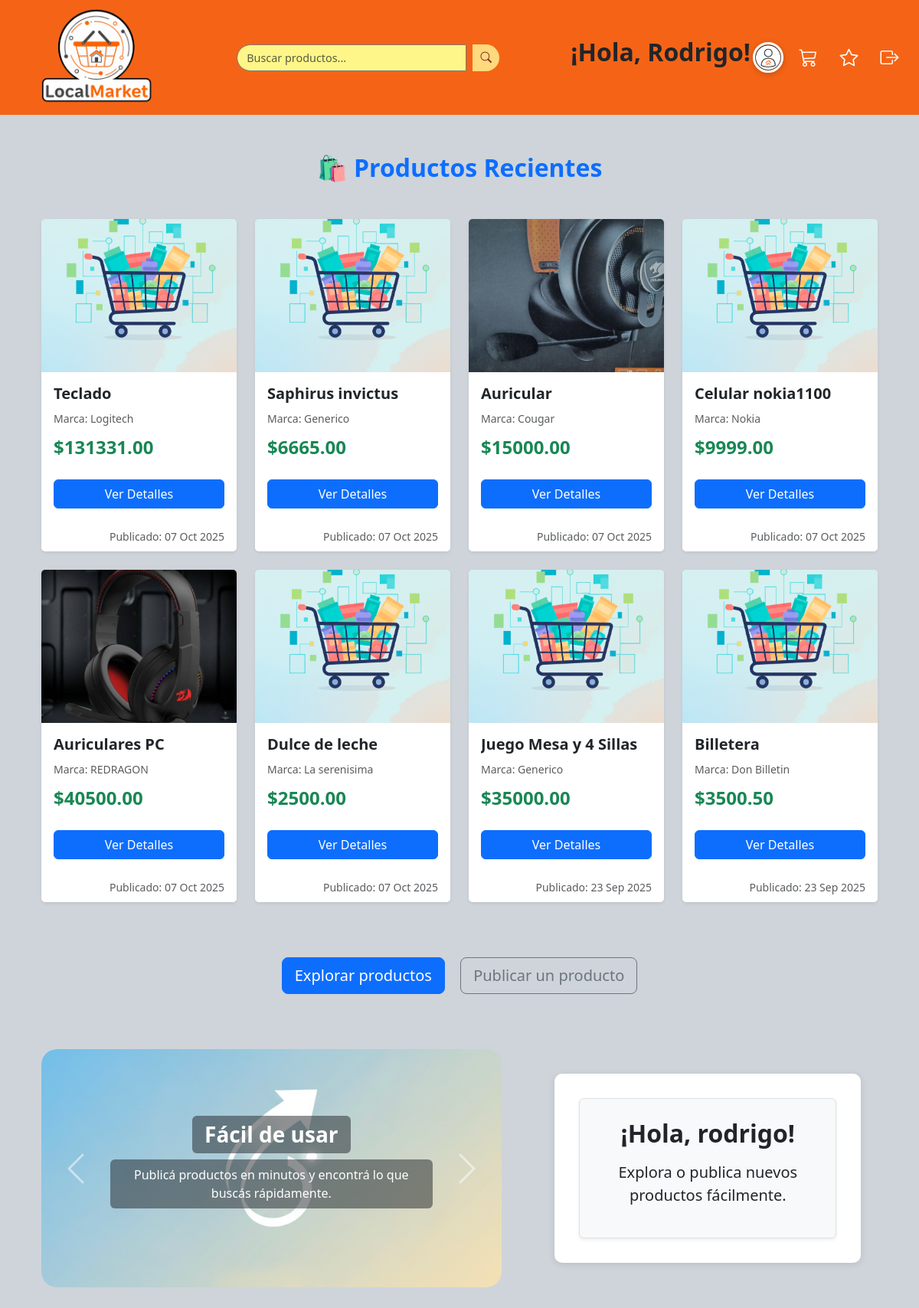
The app's page / (signed in), older data.
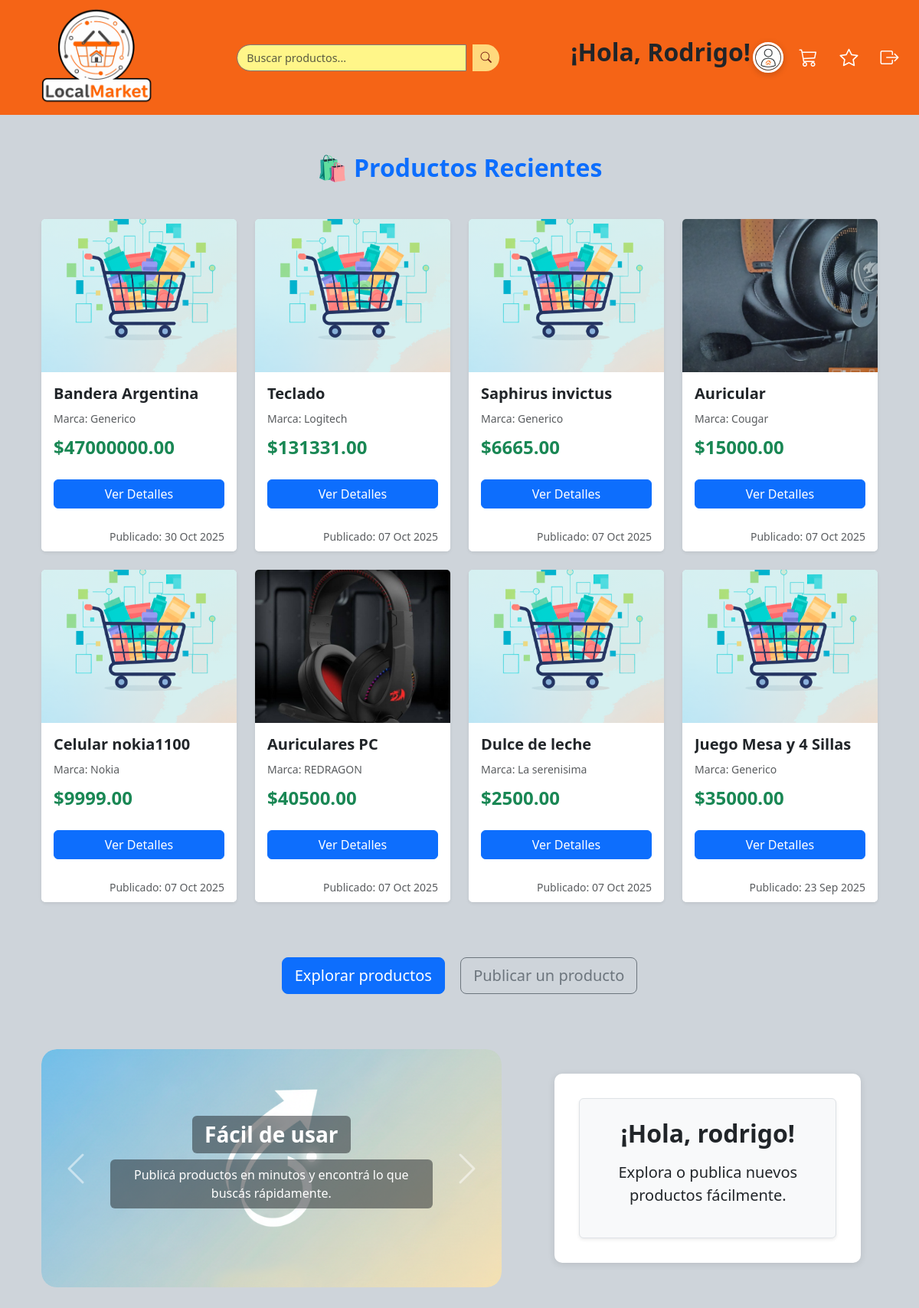
The same page, newer data.
### market/models.py (models this page shows, shortened)
class Product(models.Model):
    seller = models.ForeignKey(
        settings.AUTH_USER_MODEL,
        on_delete=models.CASCADE,
        related_name="products"
    )
    title = models.CharField(max_length=200)
    description = models.TextField(blank=True)
    marca = models.CharField(max_length=100, blank=True, default="Generico")
    price = models.DecimalField(max_digits=12, decimal_places=2)
    image = models.ImageField(
        upload_to="products/",
        blank=True,
        null=True,
        default="products/placeholder.png"
    )
    barcode = models.CharField(
        max_length=13,
        blank=True,
        default="0000000000000"
    )
    stock = models.IntegerField(
        blank=True,
        default=1
    )
    created_at = models.DateTimeField(auto_now_add=True)
    active = models.BooleanField(default=True)
    source = models.CharField(max_length=100, blank=True, default="Coto")  # supermercado
    query = models.CharField(max_length=100, blank=True, null=True)  # término de búsqueda

### core/views.py (the view)
# urls.py: path('', views.dashboard_view, name='home'),
def home(request):
    products = Product.objects.filter(active=True).order_by('-created_at')[:8]
    context = {
        'products': products
    }
    return render(request, "home.html", context)

### market/context_processors.py (called while the page is built)
def user_avatar(request):
    if request.user.is_authenticated:
        avatar_url = get_user_avatar(request.user)
        return {'user_avatar_url': avatar_url}
    return {}

### market/utils.py (called while the page is built)
def get_user_avatar(user):
    try:
        social_account = user.socialaccount_set.first()
        if social_account:
            return social_account.get_avatar_url()
    except:
        pass
    return '/static/img/default-avatar.png'

### core/templates/home.html (shortened to what this page needs)
{% extends "base.html" %}
{% load static %}
{% load socialaccount %}
{% block content %}
<div class="container py-5">
    <h2 class="text-center mb-5 fw-bold text-primary">🛍️ Productos Recientes</h2>
    {% if products %}
    <div class="row row-cols-1 row-cols-md-3 row-cols-lg-4 g-4">
        {% for product in products %}
        <div class="col">
            <div class="card h-100 shadow-sm border-0">
                {% if product.image %}
                <img src="{{ product.image.url }}" class="card-img-top object-fit-cover" alt="{{ product.title }}" style="height: 200px;">
                {% else %}
                <img src="{% static 'img/placeholder.png' %}" class="card-img-top object-fit-cover" alt="Sin imagen" style="height: 200px;">
                {% endif %}
                <div class="card-body d-flex flex-column">
                    <h5 class="card-title fw-bold text-truncate">{{ product.title }}</h5>
                    <p class="card-text text-muted mb-2"><small>Marca: {{ product.marca }}</small></p>
                    <p class="fs-4 fw-bolder text-success mt-auto">${{ product.price|floatformat:2 }}</p>
                    <a href="{% url 'market:product_list' %}?product_id={{ product.id }}" class="btn btn-primary mt-2 w-100">
                      Ver Detalles
                    </a>
                </div>
                <div class="card-footer bg-white border-0 text-end">
                    <small class="text-muted">Publicado: {{ product.created_at|date:"d M Y" }}</small>
                </div>
            </div>
        </div>
        {% endfor %}
    </div>
    {% else %}
    <p class="text-center fs-5 text-muted">Aún no hay productos publicados en el mercadito.</p>
    {% endif %}
</div>
<div class="container py-4">
    <div class="text-center">
        {% if user.is_authenticated %}
          <a class="btn btn-primary btn-lg me-3" href="{% url 'market:product_list' %}">Explorar productos</a>
          <a class="btn btn-outline-secondary btn-lg" href="{% url 'market:add_product' %}">Publicar un producto</a>
        {% else %}
          <p class="fs-5 text-dark">Ingresá para comenzar a publicar o comprar.</p>
        {% endif %}
    </div>
</div>
<div class="container py-5">
  <div class="d-flex flex-column flex-lg-row align-items-stretch gap-5">
    <div class="flex-fill carrusel-container">
      <div id="infoCarousel" class="carousel slide h-100" data-bs-ride="carousel">
        <div class="carousel-inner h-100">
          <div class="carousel-item active h-100 position-relative">
            <img src="{% static 'img/facilidad.png' %}" class="d-block w-100 h-100 object-fit-cover" alt="Fácil de usar">
            <div class="carousel-caption d-flex flex-column justify-content-center align-items-center h-100">
              <h3 class="fw-semibold bg-dark bg-opacity-50 px-3 py-2 rounded">Fácil de usar</h3>
              <p class="bg-dark bg-opacity-50 px-3 py-2 rounded">Publicá productos en minutos y encontrá lo que buscás rápidamente.</p>
            </div>
          </div>
        </div>
        <button class="carousel-control-prev custom-carousel-btn" data-bs-target="#infoCarousel" data-bs-slide="prev">
          <span class="carousel-control-prev-icon"></span>
        </button>
        <button class="carousel-control-next custom-carousel-btn" data-bs-target="#infoCarousel" data-bs-slide="next">
          <span class="carousel-control-next-icon"></span>
        </button>
      </div>
    </div>
    <div class="flex-fill d-flex justify-content-center login-container">
      <div class="p-4 border rounded shadow-sm bg-light h-100 d-flex flex-column justify-content-center align-items-center text-center">
        {% if not user.is_authenticated %}
          <h2 class="fw-bold text-dark mb-3">Bienvenido a <span class="text-primary">Mercadito</span></h2>
          <p class="fs-5 text-dark mb-4">Ingresá con:</p>
          <div class="d-flex flex-column gap-2 w-100">
            <a class="btn btn-light shadow-sm d-flex align-items-center justify-content-center" href="{% provider_login_url 'google' %}">
              <img width="24" height="24" class="me-2" src="https://img.icons8.com/color/48/google-logo.png" alt="Google"/>
              Ingresar con Google
            </a>
            <a class="btn btn-dark shadow-sm d-flex align-items-center justify-content-center" href="{% provider_login_url 'github' %}">
              <img width="24" height="24" class="me-2" src="https://img.icons8.com/glyph-neue/48/github.png" alt="GitHub"/>
              Ingresar con GitHub
            </a>
          </div>
        {% else %}
          <h2 class="fw-bold text-dark mb-3">¡Hola, {{ user.username|default:"usuario" }}!</h2>
          <p class="fs-5 text-dark">Explora o publica nuevos productos fácilmente.</p>
        {% endif %}
      </div>
    </div>
  </div>
</div>
{% endblock %}

### core/templates/base.html (shortened to what this page needs)
{% load static %}
<!doctype html>
<html lang="es">
<head>
  <link href="https://cdn.jsdelivr.net/npm/bootstrap@5.3.8/dist/css/bootstrap.min.css" rel="stylesheet"
>
  <link rel="stylesheet" href="https://cdn.jsdelivr.net/npm/bootstrap-icons@1.11.1/font/bootstrap-icons.css">
  <link rel="stylesheet" href="{% static 'css/styles.css' %}">
  <link rel="stylesheet" href="{% static 'chat/chat.css' %}">
  <link rel="stylesheet" href="{% static 'scanner/scanner.css' %}">
  <link rel="stylesheet" href="{% static 'dashboard/dashboard.css' %}">
</head>
<body class="bg-dark-subtle text-dark">
 <nav class="container-fluid d-flex justify-content-between align-items-center px-3 py-1">
  <div class="contenedorLogo">
    <a href="{% url 'home' %}" class="navbar-logo-link">
      <img src="{% static 'img/logo.png' %}" alt="LocalMarket Logo" class="navbar-logo">
    </a>
  </div>
  {% if not request.path == '/productos/' %}
  <form class="d-flex" method="get" action="{% url 'market:product_list' %}">
    <input name="q" class="form-control navbar-search-input me-2" placeholder="Buscar productos..." aria-label="Search">
    <button id="navbar-search-btn" type="submit" class="icon-btn">
      <i class="bi bi-search"></i>
    </button>
  </form>
  {% endif %}
     {% if request.path == '/' and user.is_authenticated %}
  <h2 class="fw-bold text-dark mb-3">¡Hola, {{ user.first_name }}!</h2>
  {%endif%}
  <ul class="d-flex align-items-center gap-2 mb-0">
    {% if user.is_authenticated %}
<li id="userButton" class="position-relative user-avatar-container">
  <button class="icon-btn avatar-btn" id="userAvatarBtn" title="Usuario">
    <img src="{{ user_avatar_url }}" alt="Avatar" class="navbar-avatar">
  </button>
</li>
      <li class="position-relative cart-container">
  <button class="icon-btn cart-btn" id="cartToggle" title="Carrito">
    <i class="bi bi-cart3"></i>
  </button>
</li>
      <li class="position-relative favorites-container">
        <button class="icon-btn star-btn" id="favoritesToggle" title="Favoritos">
          <i class="bi bi-star"></i>
        </button>
      </li>
      <li>
        <a href="{% url 'account_logout' %}" class="icon-btn navbar-icon-btn" title="Salir">
          <i class="bi bi-box-arrow-right"></i>
        </a>
      </li>
    {% else %}
      <li>
        <a href="{% url 'account_login' %}">
          <img width="30" height="30" src="https://img.icons8.com/cute-clipart/30/enter-2.png" alt="Ingresar"/>
        </a>
      </li>
    {% endif %}
  </ul>
</nav>
  <main class="container"> {% block content %}{% endblock %} </main>
</body>
</html>

### static/css/styles.css (style rules this page uses)
:root { --orange-pantone: #f56416ff; --falu-red: #772014ff; --gray: #7c7c7cff; --jasmine: #ffd97dff; --maize: #fff689ff; }
#infoCarousel { border-radius: 20px; overflow: hidden; }
#infoCarousel img { border-radius: 20px; object-fit: cover; }
.carousel-control-prev-icon, .carousel-control-next-icon { width: 3rem; height: 3rem; }
.object-fit-cover { object-fit: cover; }
#infoCarousel, #infoCarousel .carousel-inner, #infoCarousel .carousel-item, #infoCarousel img { height: 100%; }
.carousel-caption { top: 0; bottom: 0; display: flex; flex-direction: column; justify-content: center; align-items: center; }
.carrusel-container { max-width: 55%; }
.login-container { max-width: 45%; }
.container-fluid.d-flex.justify-content-between.align-items-center.px-3.py-1 { height: 150px; padding: 0px; align-items: center !important; background-color: var(--orange-pantone) !important; display: flex; flex-direction: row; justify-content: space-between; }
.contenedorLogo { display: flex; flex-direction: column; align-items: center; justify-content: center; height: 150px; width: 200px; min-width: 200px; padding: 5px 0px 10px 20px; flex-shrink: 0; }
.navbar-logo-link { display: flex; align-items: center; justify-content: center; width: 100%; height: 100%; }
.navbar-logo { max-width: 100%; max-height: 130px; object-fit: contain; }
.container-fluid>form.d-flex { flex-grow: 1; display: flex; justify-content: center; align-items: center; margin: 0 2rem; }
.form-control.navbar-search-input.me-2 { margin-top: 0; width: 300px; max-width: 100%; height: 35px; font-size: 0.9rem; border-radius: 20px 0px 0px 20px; border: 1px solid var(--gray); background-color: var(--maize); color: #000; align-items: center; }
#navbar-search-btn { margin-top: 0; width: 35px; height: 35px; background-color: var(--jasmine); border-radius: 0px 20px 20px 0px; transition: all 0.2s ease; border: none; display: flex; align-items: center; justify-content: center; }
#navbar-search-btn i { font-size: 0.9rem; color: var(--falu-red); }
.container-fluid>ul.d-flex.align-items-center.gap-2.mb-0 { display: flex; align-items: center; gap: 0.8rem; margin: 0; padding: 0; list-style: none; flex-shrink: 0; }
.container-fluid>ul>li { display: flex; align-items: center; margin: 0; }
.navbar-avatar { width: 40px; height: 40px; border-radius: 50%; object-fit: cover; border: 3px solid white; display: block; box-shadow: 0 2px 8px rgba(0, 0, 0, 0.2); }
.user-avatar-container { position: relative; }
#userAvatarBtn { background-color: transparent !important; border-color: transparent !important; border-radius: 50%; padding: 0 !important; width: 45px; height: 45px; display: flex; align-items: center; justify-content: center; }
.avatar-btn { background: transparent; border: none; cursor: pointer; padding: 0 !important; display: flex; align-items: center; justify-content: center; transition: transform 0.2s ease, background-color 0.2s ease; border-radius: 50%; width: 45px; height: 45px; }
.avatar-btn .navbar-avatar { width: 40px; height: 40px; border-radius: 50%; border: 3px solid white; box-shadow: 0 2px 8px rgba(0, 0, 0, 0.2); object-fit: cover; position: relative; z-index: 10; flex-shrink: 0; }
.icon-btn.cart-btn, .icon-btn.star-btn, .icon-btn.navbar-icon-btn { background: transparent; border: none; cursor: pointer; padding: 8px; display: flex; align-items: center; justify-content: center; transition: transform 0.2s ease; position: relative; width: 45px; height: 45px; border-radius: 50%; }
.icon-btn.cart-btn i, .icon-btn.star-btn i, .icon-btn.navbar-icon-btn i, .bi.bi-box-arrow-right { color: #ffffff !important; font-size: 1.5rem; }
.favorites-container { position: relative; }
.icon-btn { display: flex; align-items: center; justify-content: center; border-radius: 8px; border: 1px solid var(--gray); background: #fff; cursor: pointer; height: 45px; width: 45px; transition: background-color 0.2s ease-in-out; }
.icon-btn i { font-size: 1.2rem; color: var(--orange-pantone); }
.login-container { max-width: 400px; margin: 2rem auto; padding: 2rem; border-radius: 10px; box-shadow: 0 2px 10px rgba(0, 0, 0, 0.1); background: #fff; text-align: center; }
.cart-container { position: relative; max-height: 300px; }

### static/dashboard/dashboard.css (style rules this page uses)
:root { --orange-pantone: #f56416ff; --falu-red: #772014ff; --gray: #7c7c7cff; --jasmine: #ffd97dff; --maize: #fff689ff; }
h2 { color: var(--falu-red) ; margin: 2px auto; }

Row changes from the older to the newer data that the page shows:
no longer on this page (row unchanged): Product: image (placeholder picture), title "Billetera", marca "Don Billetin", price "3500.50", created_at "23 Sep 2025"
added Product: image (placeholder picture), title "Bandera Argentina", marca "Generico", price "47000000.00", created_at "30 Oct 2025"
